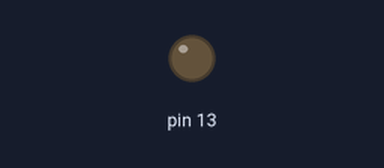
Recording of a sketch running on a simulated Arduino Uno, built with avr-gcc and run on an emulated ATmega328P. Shown: output pins drawn as LEDs (lit = HIGH).

Above: at 2.6 s.
At 6.5 s:
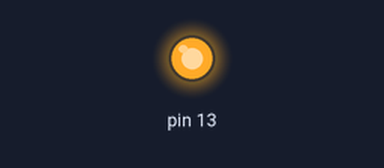
Timing chart, 0 to 6.8 s (numbered marks = the images above):
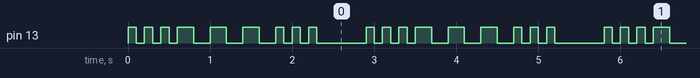

Measured:
- by itself, pin 13: repeats every 2.9 s: 2 × (LOW 0.10 s, HIGH 0.10 s), LOW 0.10 s, 3 × (HIGH 0.20 s, LOW 0.20 s), 2 × (HIGH 0.10 s, LOW 0.10 s), HIGH 0.10 s, LOW 0.60 s, HIGH 0.10 s
- by itself, everything shown: repeats every 2.9 s, in 18 steps

The sketch:

buzzer.ino
```cpp
void setup() {
  // put your setup code here, to run once:
pinMode(13, OUTPUT);
}

void loop() {
  // put your main code here, to run repeatedly:
 for(int i = 0; i<3; i++){
     Serial.print(".");
     digitalWrite(13, HIGH);
     delay(100);
     digitalWrite(13, LOW);
     delay(100);
  }

   for(int i = 0; i<3; i++){
     Serial.print("_");
     digitalWrite(13, HIGH);
     delay(200);
     digitalWrite(13, LOW);
     delay(200);
  }

   for(int i = 0; i<3; i++){
     Serial.print(".");
     digitalWrite(13, HIGH);
     delay(100);
     digitalWrite(13, LOW);
     delay(100);
  }

  Serial.println();
  delay(500);
}
```
